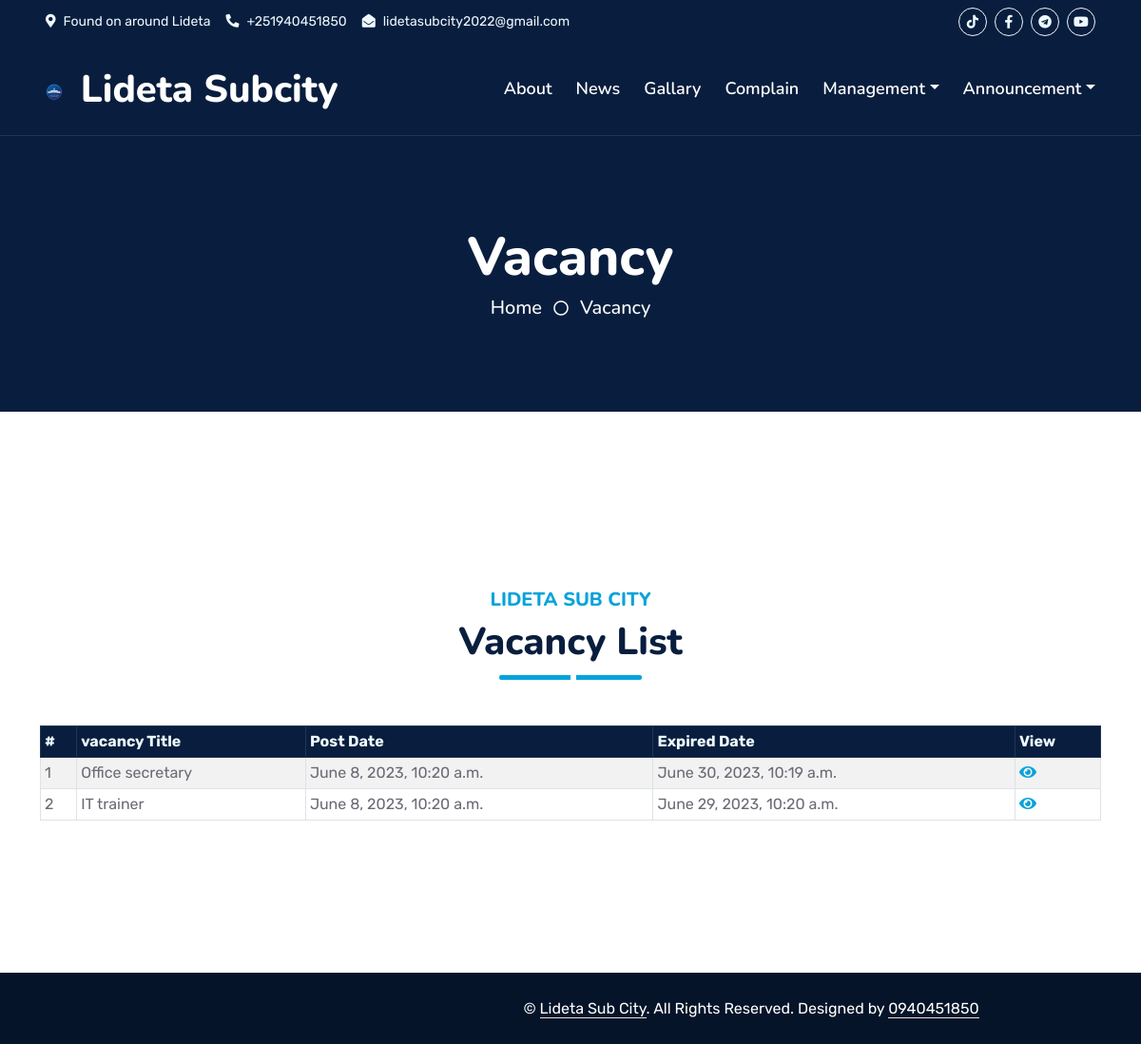
The page /vacancy/ on the database its author committed.
### home/models.py (models this page shows, shortened)
class VacancyModel(models.Model):
    vacancy_title = models.CharField(max_length=255)
    vacancy_description = models.TextField()
    date_created = models.DateTimeField()
    expired_date = models.DateTimeField()

### home/views.py (the view)
# urls.py: path('vacancy/', views.vacancy, name='vacancy'),
def vacancy(request):
    vacancies = VacancyModel.objects.all()
    return render(request, 'pages/vacancy.html', {'vacancies':vacancies})

### templates/pages/vacancy.html
{% extends 'base.html' %}
{% load static %}
{% block content %}
<div class="container-fluid position-relative p-0">
    <div class="container-fluid bg-primary py-5 bg-header bg-dark" style="margin-bottom: 90px;">
        <div class="row py-5">
            <div class="col-12 pt-lg-5 mt-lg-5 text-center">
                <h1 class="display-4 text-white animated zoomIn">Vacancy</h1>
                <a href="" class="h5 text-white">Home</a>
                <i class="far fa-circle text-white px-2"></i>
                <a href="" class="h5 text-white">Vacancy</a>
            </div>
        </div>
    </div>
</div>
<div class="container-fluid py-5 wow fadeInUp" data-wow-delay="0.1s">
    <div class="container py-5">
        <div class="section-title text-center position-relative pb-3 mb-5 mx-auto" style="max-width: 600px;">
            <h5 class="fw-bold text-primary text-uppercase">Lideta Sub city</h5>
            <h1 class="mb-0">Vacancy List</h1>
        </div>
        <table id="dtBasicExample" class="table table-striped table-bordered table-sm" cellspacing="0" width="100%">
            <thead class="table-dark">
                <tr>
                    <th class="th-sm text-light">#
                    </th>
                    <th class="th-sm  text-light">vacancy Title
                    </th>
                    <th class="th-sm text-light">Post Date
                    </th>
                    <th class="th-sm text-light">Expired Date
                    </th>
                    <th class="th-sm text-light">View
                    </th>
                </tr>
            </thead>
            <tbody>
                {% for vacancy in vacancies %}
                <tr>
                    <td>{{forloop.counter}}</td>
                    <td>{{vacancy.vacancy_title}}</td>
                    <td> {{vacancy.date_created}} </td>
                    <td> {{vacancy.expired_date}} </td>
                    <td> <a href=""><i class="fa fa-eye" aria-hidden="true"></i></a>
                    </td>
                </tr>
                {% endfor %}
            </tbody>
        </table>
    </div>
</div>
{% endblock %}

### static/css/style.css (style rules this page uses)
:root { --primary: #06A3DA; --secondary: #34AD54; --light: #EEF9FF; --dark: #091E3E; }
h1, h2, .fw-bold { font-weight: 800 !important; }
h5, h6, .fw-medium { font-weight: 600 !important; }
.section-title::before { position: absolute; content: ""; width: 150px; height: 5px; left: 0; bottom: 0; background: var(--primary); border-radius: 2px; }
.section-title.text-center::before { left: 50%; margin-left: -75px; }
.section-title::after { position: absolute; content: ""; width: 6px; height: 5px; bottom: 0px; background: #FFFFFF; -webkit-animation: section-title-run 5s infinite linear; animation: section-title-run 5s infinite linear; }
.section-title.text-center::after { -webkit-animation: section-title-run-center 5s infinite linear; animation: section-title-run-center 5s infinite linear; }
.bg-header { background: darkblue; background-size: cover; }

### rows shown on the page
VacancyModel: vacancy_title "Office secretary", date_created "June 8, 2023, 10:20 a.m.", expired_date "June 30, 2023, 10:19 a.m."
VacancyModel: vacancy_title "IT trainer", date_created "June 8, 2023, 10:20 a.m.", expired_date "June 29, 2023, 10:20 a.m."
